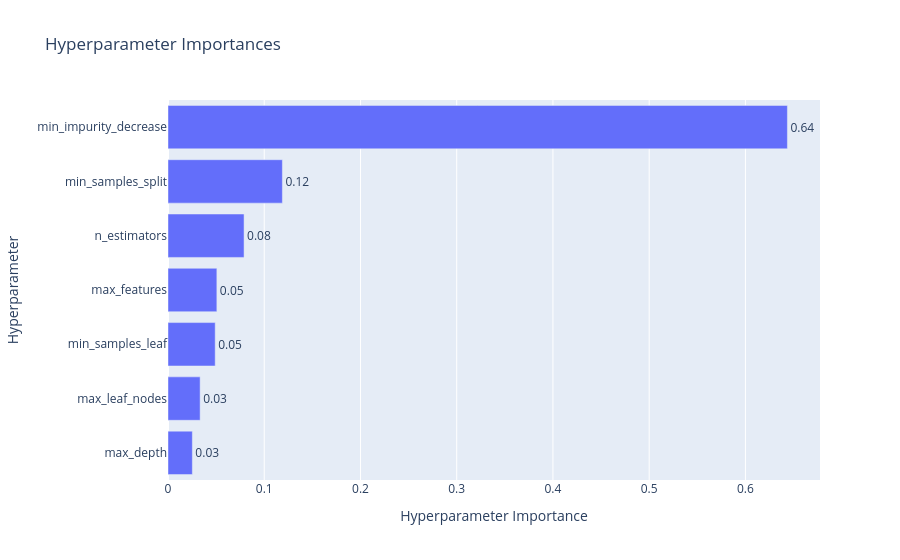

Notebook code for this chart:
### Code cell
plot_param_importances(study)

### Figure 1 — Plotly figure (JSON) as saved in the notebook; plotly's stock layout.template omitted (floating-point values rounded to 4 significant figures)
{"data": [{"cliponaxis": false, "hovertemplate": ["max_depth (IntDistribution): 0.0253059532466329<extra></extra>", "max_leaf_nodes (IntDistribution): 0.0333815428567257<extra></extra>", "min_samples_leaf (IntDistribution): 0.049040005308148095<extra></extra>", "max_features (FloatDistribution): 0.05077399474375171<extra></extra>", "n_estimators (IntDistribution): 0.07902870861830676<extra></extra>", "min_samples_split (IntDistribution): 0.11885604000974348<extra></extra>", "min_impurity_decrease (FloatDistribution): 0.6436137552166914<extra></extra>"], "name": "Objective Value", "orientation": "h", "text": ["0.03", "0.03", "0.05", "0.05", "0.08", "0.12", "0.64"], "textposition": "outside", "type": "bar", "x": [0.02531, 0.03338, 0.04904, 0.05077, 0.07903, 0.1189, 0.6436], "y": ["max_depth", "max_leaf_nodes", "min_samples_leaf", "max_features", "n_estimators", "min_samples_split", "min_impurity_decrease"]}], "layout": {"title": {"text": "Hyperparameter Importances"}, "xaxis": {"title": {"text": "Hyperparameter Importance"}}, "yaxis": {"title": {"text": "Hyperparameter"}}}}
